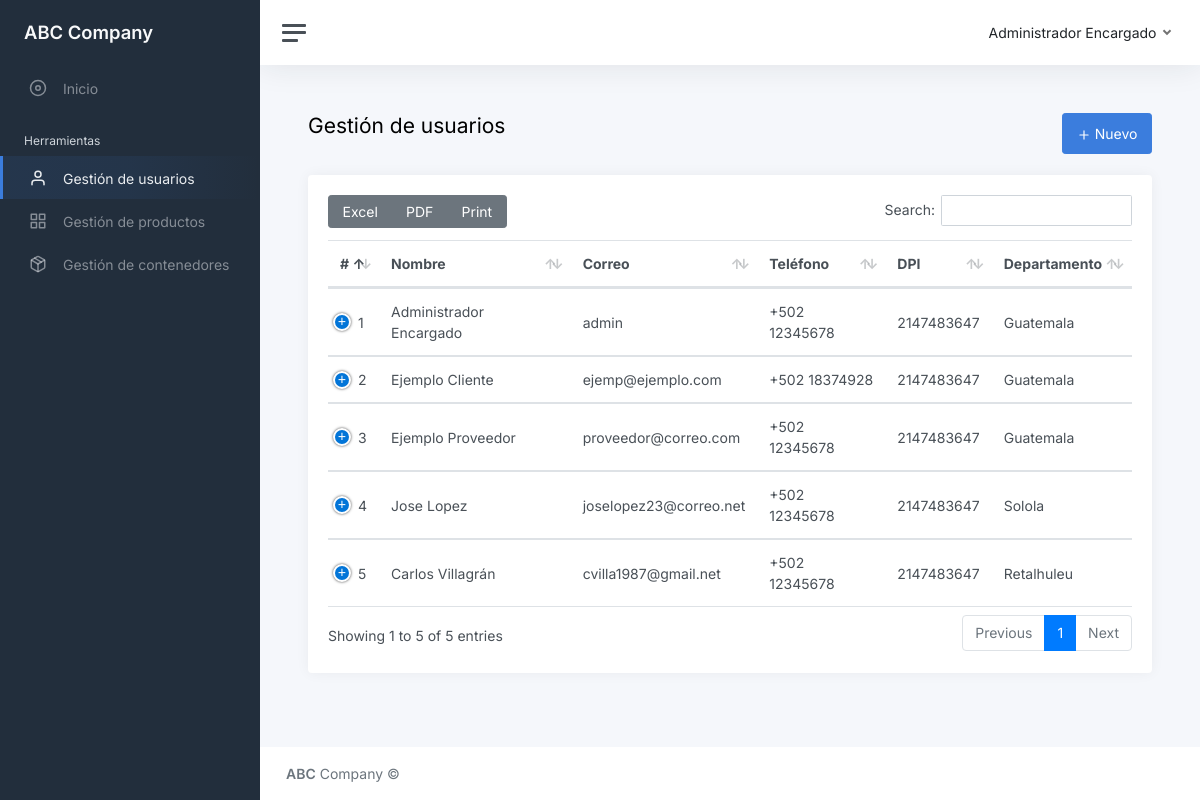
Screenshot of /abc/?p=usuarios (signed in) with the database file from the repository.
### tables this page shows
CREATE TABLE `usuario` (
  `id_usuario` int(11) NOT NULL,
  `nombre_usuario` varchar(50) NOT NULL,
  `apellido_usuario` varchar(50) NOT NULL,
  `correo_electronico` varchar(50) NOT NULL,
  `contrasena` varchar(50) DEFAULT NULL,
  `id_depto` int(11) NOT NULL,
  `telefono` int(20) NOT NULL,
  `dpi` int(20) NOT NULL,
  `id_tipo` int(11) NOT NULL
);

CREATE TABLE `departamentos` (
  `id_depto` int(11) NOT NULL,
  `nombre_depto` varchar(50) NOT NULL
);

### abc/paginas/usuarios.php (shortened to what this page needs)
<?php
$query = "SELECT a.id_usuario, CONCAT(a.nombre_usuario, ' ', a.apellido_usuario) AS nombre, a.correo_electronico, a.dpi, a.telefono, b.nombre_tipo, c.nombre_depto
FROM USUARIO a
JOIN TIPO_USUARIO b ON a.id_tipo = b.id_tipo
JOIN DEPARTAMENTOS c ON a.id_depto = c.id_depto;";
$result = $con -> query($query);
?>
<div class="row">
	<div class="col">
		<h1 class="h3 mb-3">Gestión de usuarios</h1>
	</div>
	<div class="col d-flex justify-content-end">
		<button class="btn btn-primary" id="btnUser"><i class="align-middle" data-feather="plus"></i> Nuevo</button>
	</div>
</div>
<br>
<div class="row">
	<div class="col-12">
		<div class="card">
			<div class="card-body">
				<table class="table table-hover my-0" id="usertabla">
					<thead>
						<tr>
							<th>#</th>
							<th>Nombre</th>
							<th>Correo</th>
							<th>Teléfono</th>
							<th>DPI</th>
							<th>Departamento</th>
						</tr>
					</thead>
					<tbody>
						<?php while($row = $result->fetch_array(MYSQLI_ASSOC)){ ?>
						<tr>
							<td><?php echo $row['id_usuario']; ?></td>
							<td><?php echo $row['nombre']; ?></td>
							<td><?php echo $row['correo_electronico']; ?></td>
							<td>+502 <?php echo $row['telefono']; ?></td>
							<td><?php echo $row['dpi']; ?></td>
							<td><?php echo $row['nombre_depto']; ?></td>
						</tr>
						<?php } ?>
					</tbody>
				</table>
			</div>
		</div>
	</div>
</div>

### rows the page displays
usuario: id_usuario "1", nombre "Administrador Encargado", correo_electronico "admin", telefono "12345678", dpi "2147483647", id_depto.nombre_depto "Guatemala"
usuario: id_usuario "2", nombre "Ejemplo Cliente", correo_electronico "ejemp@ejemplo.com", telefono "18374928", dpi "2147483647", id_depto.nombre_depto "Guatemala"
usuario: id_usuario "3", nombre "Ejemplo Proveedor", correo_electronico "proveedor@correo.com", telefono "12345678", dpi "2147483647", id_depto.nombre_depto "Guatemala"
usuario: id_usuario "5", nombre "Carlos Villagrán", correo_electronico "cvilla1987@gmail.net", telefono "12345678", dpi "2147483647", id_depto.nombre_depto "Retalhuleu"
usuario: id_usuario "4", nombre "Jose Lopez", correo_electronico "joselopez23@correo.net", telefono "12345678", dpi "2147483647", id_depto.nombre_depto "Solola"

### other values shown
$_SESSION['nombre'] "Administrador Encargado"
